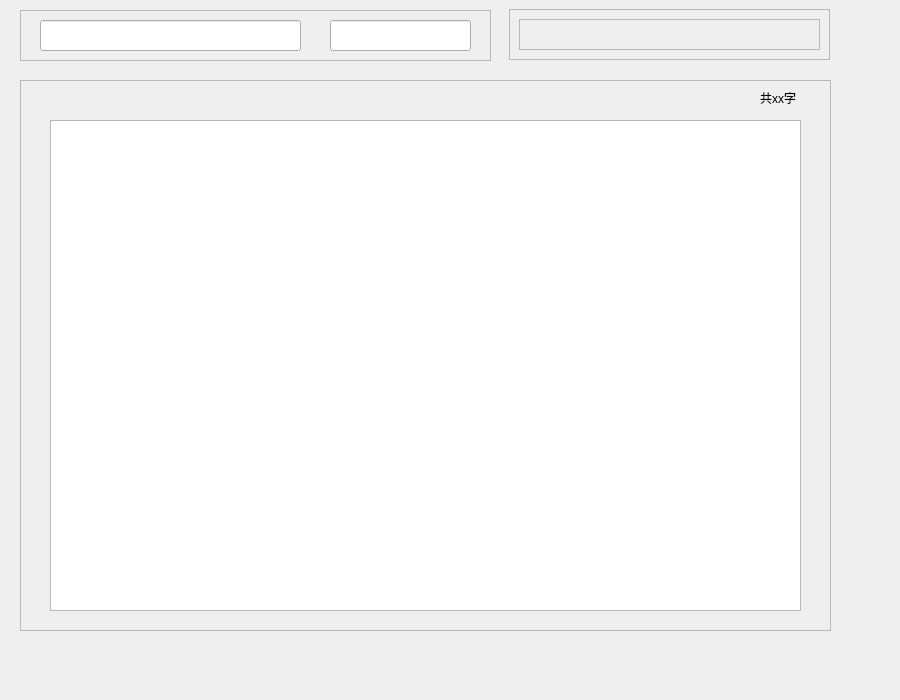
<?xml version="1.0" encoding="UTF-8"?>
<ui version="4.0">
 <class>memo</class>
 <widget class="QWidget" name="memo">
  <property name="geometry">
   <rect>
    <x>0</x>
    <y>0</y>
    <width>900</width>
    <height>700</height>
   </rect>
  </property>
  <property name="windowTitle">
   <string>Form</string>
  </property>
  <widget class="CardWidget" name="frame">
   <property name="geometry">
    <rect>
     <x>20</x>
     <y>80</y>
     <width>811</width>
     <height>551</height>
    </rect>
   </property>
   <property name="frameShape">
    <enum>QFrame::StyledPanel</enum>
   </property>
   <property name="frameShadow">
    <enum>QFrame::Raised</enum>
   </property>
   <widget class="TextEdit" name="textEdit">
    <property name="geometry">
     <rect>
      <x>30</x>
      <y>40</y>
      <width>751</width>
      <height>491</height>
     </rect>
    </property>
   </widget>
   <widget class="StrongBodyLabel" name="label">
    <property name="geometry">
     <rect>
      <x>740</x>
      <y>10</y>
      <width>72</width>
      <height>15</height>
     </rect>
    </property>
    <property name="text">
     <string>共xx字</string>
    </property>
   </widget>
  </widget>
  <widget class="CardWidget" name="frame_3">
   <property name="geometry">
    <rect>
     <x>20</x>
     <y>10</y>
     <width>471</width>
     <height>51</height>
    </rect>
   </property>
   <property name="frameShape">
    <enum>QFrame::StyledPanel</enum>
   </property>
   <property name="frameShadow">
    <enum>QFrame::Raised</enum>
   </property>
   <widget class="EditableComboBox" name="lineEdit_2">
    <property name="geometry">
     <rect>
      <x>310</x>
      <y>10</y>
      <width>141</width>
      <height>31</height>
     </rect>
    </property>
   </widget>
   <widget class="LineEdit" name="lineEdit">
    <property name="geometry">
     <rect>
      <x>20</x>
      <y>10</y>
      <width>261</width>
      <height>31</height>
     </rect>
    </property>
   </widget>
  </widget>
  <widget class="CardWidget" name="frame_4">
   <property name="geometry">
    <rect>
     <x>509</x>
     <y>9</y>
     <width>321</width>
     <height>51</height>
    </rect>
   </property>
   <property name="frameShape">
    <enum>QFrame::StyledPanel</enum>
   </property>
   <property name="frameShadow">
    <enum>QFrame::Raised</enum>
   </property>
   <widget class="CommandBar" name="frame_2">
    <property name="geometry">
     <rect>
      <x>10</x>
      <y>10</y>
      <width>301</width>
      <height>31</height>
     </rect>
    </property>
    <property name="frameShape">
     <enum>QFrame::StyledPanel</enum>
    </property>
    <property name="frameShadow">
     <enum>QFrame::Raised</enum>
    </property>
   </widget>
  </widget>
 </widget>
 <customwidgets>
  <customwidget>
   <class>EditableComboBox</class>
   <extends>QLineEdit</extends>
   <header>qfluentwidgets</header>
  </customwidget>
  <customwidget>
   <class>LineEdit</class>
   <extends>QLineEdit</extends>
   <header>qfluentwidgets</header>
  </customwidget>
  <customwidget>
   <class>TextEdit</class>
   <extends>QTextEdit</extends>
   <header>qfluentwidgets</header>
  </customwidget>
  <customwidget>
   <class>CardWidget</class>
   <extends>QFrame</extends>
   <header>qfluentwidgets</header>
   <container>1</container>
  </customwidget>
  <customwidget>
   <class>CommandBar</class>
   <extends>QFrame</extends>
   <header>qfluentwidgets</header>
   <container>1</container>
  </customwidget>
  <customwidget>
   <class>StrongBodyLabel</class>
   <extends>QLabel</extends>
   <header>qfluentwidgets</header>
  </customwidget>
 </customwidgets>
 <resources/>
 <connections/>
</ui>
